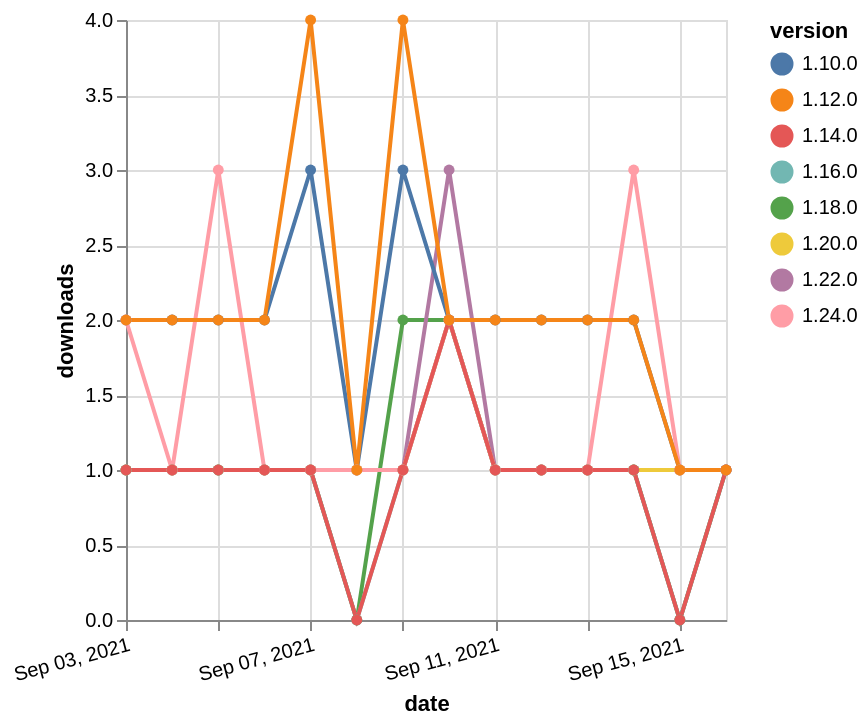

Write a Vega-Lite specification for this figure.
### Vega-Lite specification from a JSON file in a GitHub repository (floating-point values rounded to 4 significant figures)
{"$schema": "https://vega.github.io/schema/vega-lite/v5.json", "description": "A simple bar chart with embedded data.", "data": {"values": [{"date": "2021-09-03", "total": 205, "delta": 1, "version": "1.18.0"}, {"date": "2021-09-04", "total": 206, "delta": 1, "version": "1.18.0"}, {"date": "2021-09-05", "total": 207, "delta": 1, "version": "1.18.0"}, {"date": "2021-09-06", "total": 208, "delta": 1, "version": "1.18.0"}, {"date": "2021-09-07", "total": 209, "delta": 1, "version": "1.18.0"}, {"date": "2021-09-08", "total": 209, "delta": 0, "version": "1.18.0"}, {"date": "2021-09-09", "total": 211, "delta": 2, "version": "1.18.0"}, {"date": "2021-09-10", "total": 213, "delta": 2, "version": "1.18.0"}, {"date": "2021-09-11", "total": 214, "delta": 1, "version": "1.18.0"}, {"date": "2021-09-12", "total": 215, "delta": 1, "version": "1.18.0"}, {"date": "2021-09-13", "total": 216, "delta": 1, "version": "1.18.0"}, {"date": "2021-09-14", "total": 217, "delta": 1, "version": "1.18.0"}, {"date": "2021-09-15", "total": 217, "delta": 0, "version": "1.18.0"}, {"date": "2021-09-16", "total": 218, "delta": 1, "version": "1.18.0"}, {"date": "2021-09-03", "total": 207, "delta": 1, "version": "1.22.0"}, {"date": "2021-09-04", "total": 208, "delta": 1, "version": "1.22.0"}, {"date": "2021-09-05", "total": 209, "delta": 1, "version": "1.22.0"}, {"date": "2021-09-06", "total": 210, "delta": 1, "version": "1.22.0"}, {"date": "2021-09-07", "total": 211, "delta": 1, "version": "1.22.0"}, {"date": "2021-09-08", "total": 212, "delta": 1, "version": "1.22.0"}, {"date": "2021-09-09", "total": 213, "delta": 1, "version": "1.22.0"}, {"date": "2021-09-10", "total": 216, "delta": 3, "version": "1.22.0"}, {"date": "2021-09-11", "total": 217, "delta": 1, "version": "1.22.0"}, {"date": "2021-09-12", "total": 218, "delta": 1, "version": "1.22.0"}, {"date": "2021-09-13", "total": 219, "delta": 1, "version": "1.22.0"}, {"date": "2021-09-14", "total": 220, "delta": 1, "version": "1.22.0"}, {"date": "2021-09-15", "total": 221, "delta": 1, "version": "1.22.0"}, {"date": "2021-09-16", "total": 222, "delta": 1, "version": "1.22.0"}, {"date": "2021-09-03", "total": 2348, "delta": 2, "version": "1.10.0"}, {"date": "2021-09-04", "total": 2350, "delta": 2, "version": "1.10.0"}, {"date": "2021-09-05", "total": 2352, "delta": 2, "version": "1.10.0"}, {"date": "2021-09-06", "total": 2354, "delta": 2, "version": "1.10.0"}, {"date": "2021-09-07", "total": 2357, "delta": 3, "version": "1.10.0"}, {"date": "2021-09-08", "total": 2358, "delta": 1, "version": "1.10.0"}, {"date": "2021-09-09", "total": 2361, "delta": 3, "version": "1.10.0"}, {"date": "2021-09-10", "total": 2363, "delta": 2, "version": "1.10.0"}, {"date": "2021-09-11", "total": 2365, "delta": 2, "version": "1.10.0"}, {"date": "2021-09-12", "total": 2367, "delta": 2, "version": "1.10.0"}, {"date": "2021-09-13", "total": 2369, "delta": 2, "version": "1.10.0"}, {"date": "2021-09-14", "total": 2371, "delta": 2, "version": "1.10.0"}, {"date": "2021-09-15", "total": 2372, "delta": 1, "version": "1.10.0"}, {"date": "2021-09-16", "total": 2373, "delta": 1, "version": "1.10.0"}, {"date": "2021-09-03", "total": 176, "delta": 1, "version": "1.20.0"}, {"date": "2021-09-04", "total": 177, "delta": 1, "version": "1.20.0"}, {"date": "2021-09-05", "total": 178, "delta": 1, "version": "1.20.0"}, {"date": "2021-09-06", "total": 179, "delta": 1, "version": "1.20.0"}, {"date": "2021-09-07", "total": 180, "delta": 1, "version": "1.20.0"}, {"date": "2021-09-08", "total": 181, "delta": 1, "version": "1.20.0"}, {"date": "2021-09-09", "total": 182, "delta": 1, "version": "1.20.0"}, {"date": "2021-09-10", "total": 184, "delta": 2, "version": "1.20.0"}, {"date": "2021-09-11", "total": 185, "delta": 1, "version": "1.20.0"}, {"date": "2021-09-12", "total": 186, "delta": 1, "version": "1.20.0"}, {"date": "2021-09-13", "total": 187, "delta": 1, "version": "1.20.0"}, {"date": "2021-09-14", "total": 188, "delta": 1, "version": "1.20.0"}, {"date": "2021-09-15", "total": 189, "delta": 1, "version": "1.20.0"}, {"date": "2021-09-16", "total": 190, "delta": 1, "version": "1.20.0"}, {"date": "2021-09-03", "total": 211, "delta": 1, "version": "1.16.0"}, {"date": "2021-09-04", "total": 212, "delta": 1, "version": "1.16.0"}, {"date": "2021-09-05", "total": 213, "delta": 1, "version": "1.16.0"}, {"date": "2021-09-06", "total": 214, "delta": 1, "version": "1.16.0"}, {"date": "2021-09-07", "total": 215, "delta": 1, "version": "1.16.0"}, {"date": "2021-09-08", "total": 215, "delta": 0, "version": "1.16.0"}, {"date": "2021-09-09", "total": 216, "delta": 1, "version": "1.16.0"}, {"date": "2021-09-10", "total": 218, "delta": 2, "version": "1.16.0"}, {"date": "2021-09-11", "total": 219, "delta": 1, "version": "1.16.0"}, {"date": "2021-09-12", "total": 220, "delta": 1, "version": "1.16.0"}, {"date": "2021-09-13", "total": 221, "delta": 1, "version": "1.16.0"}, {"date": "2021-09-14", "total": 222, "delta": 1, "version": "1.16.0"}, {"date": "2021-09-15", "total": 222, "delta": 0, "version": "1.16.0"}, {"date": "2021-09-16", "total": 223, "delta": 1, "version": "1.16.0"}, {"date": "2021-09-03", "total": 131, "delta": 2, "version": "1.24.0"}, {"date": "2021-09-04", "total": 132, "delta": 1, "version": "1.24.0"}, {"date": "2021-09-05", "total": 135, "delta": 3, "version": "1.24.0"}, {"date": "2021-09-06", "total": 136, "delta": 1, "version": "1.24.0"}, {"date": "2021-09-07", "total": 137, "delta": 1, "version": "1.24.0"}, {"date": "2021-09-08", "total": 138, "delta": 1, "version": "1.24.0"}, {"date": "2021-09-09", "total": 139, "delta": 1, "version": "1.24.0"}, {"date": "2021-09-10", "total": 141, "delta": 2, "version": "1.24.0"}, {"date": "2021-09-11", "total": 142, "delta": 1, "version": "1.24.0"}, {"date": "2021-09-12", "total": 143, "delta": 1, "version": "1.24.0"}, {"date": "2021-09-13", "total": 144, "delta": 1, "version": "1.24.0"}, {"date": "2021-09-14", "total": 147, "delta": 3, "version": "1.24.0"}, {"date": "2021-09-15", "total": 148, "delta": 1, "version": "1.24.0"}, {"date": "2021-09-16", "total": 149, "delta": 1, "version": "1.24.0"}, {"date": "2021-09-03", "total": 256, "delta": 1, "version": "1.14.0"}, {"date": "2021-09-04", "total": 257, "delta": 1, "version": "1.14.0"}, {"date": "2021-09-05", "total": 258, "delta": 1, "version": "1.14.0"}, {"date": "2021-09-06", "total": 259, "delta": 1, "version": "1.14.0"}, {"date": "2021-09-07", "total": 260, "delta": 1, "version": "1.14.0"}, {"date": "2021-09-08", "total": 260, "delta": 0, "version": "1.14.0"}, {"date": "2021-09-09", "total": 261, "delta": 1, "version": "1.14.0"}, {"date": "2021-09-10", "total": 263, "delta": 2, "version": "1.14.0"}, {"date": "2021-09-11", "total": 264, "delta": 1, "version": "1.14.0"}, {"date": "2021-09-12", "total": 265, "delta": 1, "version": "1.14.0"}, {"date": "2021-09-13", "total": 266, "delta": 1, "version": "1.14.0"}, {"date": "2021-09-14", "total": 267, "delta": 1, "version": "1.14.0"}, {"date": "2021-09-15", "total": 267, "delta": 0, "version": "1.14.0"}, {"date": "2021-09-16", "total": 268, "delta": 1, "version": "1.14.0"}, {"date": "2021-09-03", "total": 2513, "delta": 2, "version": "1.12.0"}, {"date": "2021-09-04", "total": 2515, "delta": 2, "version": "1.12.0"}, {"date": "2021-09-05", "total": 2517, "delta": 2, "version": "1.12.0"}, {"date": "2021-09-06", "total": 2519, "delta": 2, "version": "1.12.0"}, {"date": "2021-09-07", "total": 2523, "delta": 4, "version": "1.12.0"}, {"date": "2021-09-08", "total": 2524, "delta": 1, "version": "1.12.0"}, {"date": "2021-09-09", "total": 2528, "delta": 4, "version": "1.12.0"}, {"date": "2021-09-10", "total": 2530, "delta": 2, "version": "1.12.0"}, {"date": "2021-09-11", "total": 2532, "delta": 2, "version": "1.12.0"}, {"date": "2021-09-12", "total": 2534, "delta": 2, "version": "1.12.0"}, {"date": "2021-09-13", "total": 2536, "delta": 2, "version": "1.12.0"}, {"date": "2021-09-14", "total": 2538, "delta": 2, "version": "1.12.0"}, {"date": "2021-09-15", "total": 2539, "delta": 1, "version": "1.12.0"}, {"date": "2021-09-16", "total": 2540, "delta": 1, "version": "1.12.0"}]}, "width": "container", "mark": {"type": "line", "point": {"filled": true}}, "encoding": {"x": {"field": "date", "type": "temporal", "timeUnit": "yearmonthdate", "title": "date", "axis": {"labelAngle": -15}}, "y": {"field": "delta", "type": "quantitative", "title": "downloads"}, "color": {"field": "version", "type": "nominal"}, "tooltip": {"field": "delta"}}}
